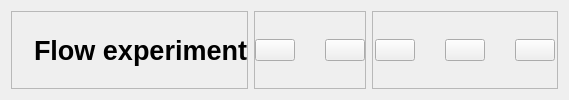
        <widget class="QWidget" name="headerContiner" native="true">
         <layout class="QHBoxLayout" name="horizontalLayout_4">
          <item alignment="Qt::AlignLeft">
           <widget class="QFrame" name="frame_5">
            <property name="frameShape">
             <enum>QFrame::StyledPanel</enum>
            </property>
            <property name="frameShadow">
             <enum>QFrame::Raised</enum>
            </property>
            <layout class="QHBoxLayout" name="horizontalLayout_7">
             <property name="spacing">
              <number>0</number>
             </property>
             <property name="leftMargin">
              <number>0</number>
             </property>
             <property name="topMargin">
              <number>0</number>
             </property>
             <property name="rightMargin">
              <number>0</number>
             </property>
             <property name="bottomMargin">
              <number>0</number>
             </property>
             <item>
              <widget class="QLabel" name="label_4">
               <property name="maximumSize">
                <size>
                 <width>150</width>
                 <height>75</height>
                </size>
               </property>
               <property name="text">
                <string/>
               </property>
               <property name="pixmap">
                <pixmap resource="resources.qrc">:/Images/Images/Assa_Abloy.png</pixmap>
               </property>
               <property name="scaledContents">
                <bool>true</bool>
               </property>
              </widget>
             </item>
             <item>
              <widget class="QLabel" name="label_6">
               <property name="font">
                <font>
                 <pointsize>20</pointsize>
                 <weight>75</weight>
                 <bold>true</bold>
                </font>
               </property>
               <property name="text">
                <string>  Flow experiment</string>
               </property>
              </widget>
             </item>
            </layout>
           </widget>
          </item>
          <item alignment="Qt::AlignHCenter">
           <widget class="QFrame" name="frame_6">
            <property name="frameShape">
             <enum>QFrame::StyledPanel</enum>
            </property>
            <property name="frameShadow">
             <enum>QFrame::Raised</enum>
            </property>
            <layout class="QHBoxLayout" name="horizontalLayout_6">
             <property name="spacing">
              <number>30</number>
             </property>
             <property name="leftMargin">
              <number>0</number>
             </property>
             <property name="topMargin">
              <number>0</number>
             </property>
             <property name="rightMargin">
              <number>0</number>
             </property>
             <property name="bottomMargin">
              <number>0</number>
             </property>
             <item>
              <widget class="QPushButton" name="moreMenuBtn">
               <property name="toolTip">
                <string>More</string>
               </property>
               <property name="text">
                <string/>
               </property>
               <property name="icon">
                <iconset resource="resources.qrc">
                 <normaloff>:/Icons/Images/icons/map-pin.svg</normaloff>:/Icons/Images/icons/map-pin.svg</iconset>
               </property>
               <property name="iconSize">
                <size>
                 <width>60</width>
                 <height>60</height>
                </size>
               </property>
              </widget>
             </item>
             <item>
              <widget class="QPushButton" name="profieMenuBtn">
               <property name="toolTip">
                <string>Profile</string>
               </property>
               <property name="text">
                <string/>
               </property>
               <property name="icon">
                <iconset resource="resources.qrc">
                 <normaloff>:/Icons/Images/icons/move.svg</normaloff>:/Icons/Images/icons/move.svg</iconset>
               </property>
               <property name="iconSize">
                <size>
                 <width>60</width>
                 <height>60</height>
                </size>
               </property>
              </widget>
             </item>
            </layout>
           </widget>
          </item>
          <item alignment="Qt::AlignRight">
           <widget class="QFrame" name="frame_7">
            <property name="frameShape">
             <enum>QFrame::StyledPanel</enum>
            </property>
            <property name="frameShadow">
             <enum>QFrame::Raised</enum>
            </property>
            <layout class="QHBoxLayout" name="horizontalLayout_5">
             <property name="spacing">
              <number>30</number>
             </property>
             <property name="leftMargin">
              <number>2</number>
             </property>
             <property name="topMargin">
              <number>2</number>
             </property>
             <property name="rightMargin">
              <number>2</number>
             </property>
             <property name="bottomMargin">
              <number>2</number>
             </property>
             <item>
              <widget class="QPushButton" name="minimizeBtn">
               <property name="toolTip">
                <string>Minimize Window </string>
               </property>
               <property name="text">
                <string/>
               </property>
               <property name="icon">
                <iconset resource="resources.qrc">
                 <normaloff>:/Icons/Images/icons/minus.svg</normaloff>:/Icons/Images/icons/minus.svg</iconset>
               </property>
               <property name="iconSize">
                <size>
                 <width>60</width>
                 <height>60</height>
                </size>
               </property>
              </widget>
             </item>
             <item>
              <widget class="QPushButton" name="restoreBtn">
               <property name="toolTip">
                <string>Restore Window</string>
               </property>
               <property name="text">
                <string/>
               </property>
               <property name="icon">
                <iconset resource="resources.qrc">
                 <normaloff>:/Icons/Images/icons/square.svg</normaloff>:/Icons/Images/icons/square.svg</iconset>
               </property>
               <property name="iconSize">
                <size>
                 <width>60</width>
                 <height>60</height>
                </size>
               </property>
              </widget>
             </item>
             <item>
              <widget class="QPushButton" name="closeBtn">
               <property name="toolTip">
                <string>Close Window</string>
               </property>
               <property name="text">
                <string/>
               </property>
               <property name="icon">
                <iconset resource="resources.qrc">
                 <normaloff>:/Icons/Images/icons/x.svg</normaloff>:/Icons/Images/icons/x.svg</iconset>
               </property>
               <property name="iconSize">
                <size>
                 <width>60</width>
                 <height>60</height>
                </size>
               </property>
              </widget>
             </item>
            </layout>
           </widget>
          </item>
         </layout>
        </widget>
